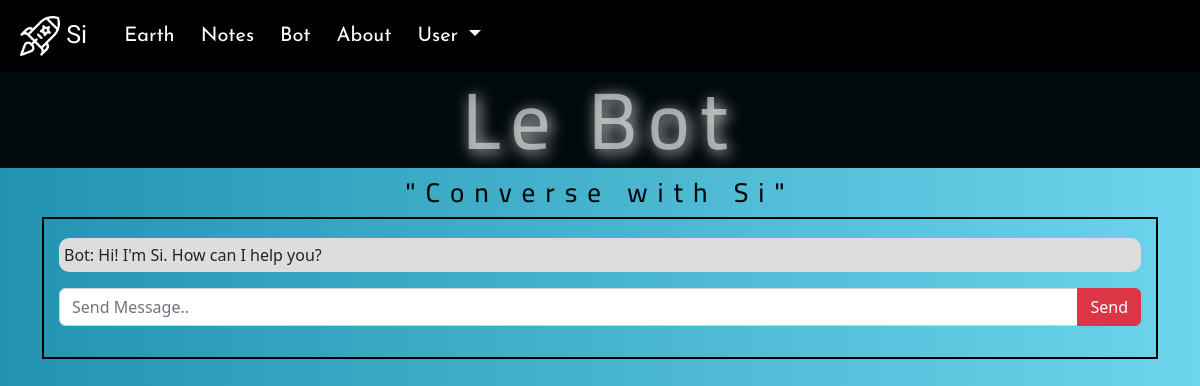
The app's page /bot (signed in), older data.
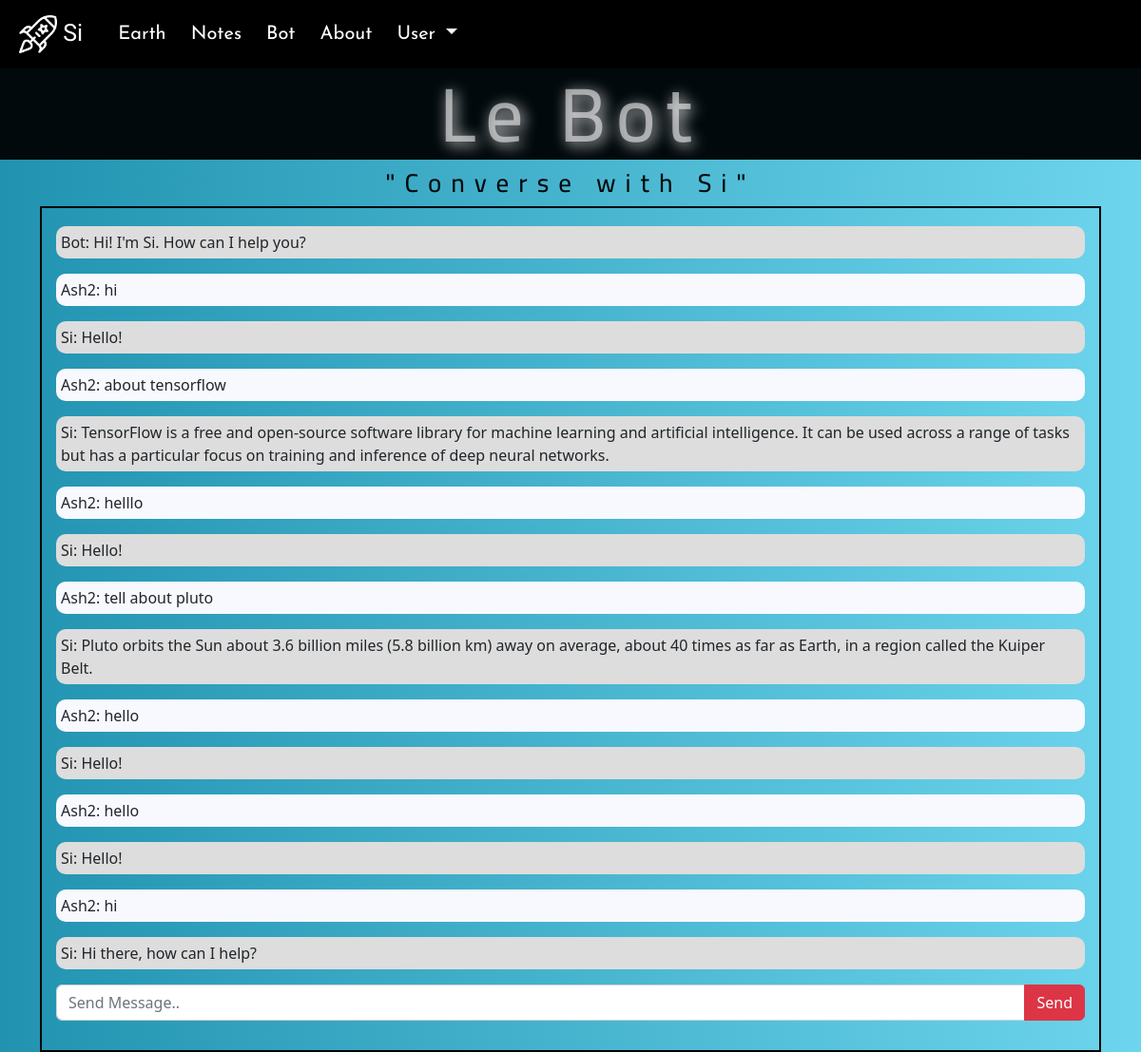
The same page, newer data.
### website/models.py (models this page shows)
class User(db.Model, UserMixin):
    __tablename__ = 'user'
    id = db.Column(db.Integer, primary_key=True)
    email = db.Column(db.String(150), unique = True)
    password = db.Column(db.String(150))
    name = db.Column(db.String(150))
    notes = db.relationship('Note')
    user_data = db.relationship('Conversations', backref='user')
    bot_data = db.relationship('Bot', backref='user')

class Bot(db.Model):
    __tablename__ = 'bot'
    id = db.Column(db.Integer,primary_key=True)
    user_input = db.Column(db.String(200), db.ForeignKey('conversations.user_inp'))
    bot_res = db.Column(db.String(200))
    u_id = db.Column(db.Integer, db.ForeignKey('user.id'))

### website/bot.py (the view, shortened to what this page needs)
@bot_bp.route('/bot',methods=['GET', 'POST'])
def bot():
    return render_template("cbot.html", user = current_user)

### website/__init__.py (called while the page is built)
def create_app():
    app = Flask(__name__)
    app.config['SECRET_KEY'] = 'hjshjhdjah kjshkjdhjs'
    app.config['SQLALCHEMY_DATABASE_URI'] = f'sqlite:///{DB_NAME}'
    db.init_app(app)
    from .views import views
    from .auth import auth
    from .bot import bot_bp
    app.register_blueprint(views, url_prefix='/')
    app.register_blueprint(auth, url_prefix='/')
    app.register_blueprint(bot_bp, url_prefix='/')
    from .models import User, Note
    with app.app_context():
        db.create_all()
    login_manager = LoginManager()
    login_manager.login_view = 'auth.login'
    login_manager.init_app(app)
    @login_manager.user_loader
    def load_user(id):
        return User.query.get(int(id))
    return app

### website/templates/cbot.html (shortened to what this page needs)
{% extends "base.html" %}
{% block header %}
 <link rel="stylesheet" href="{{url_for('static',filename='css/cbot_style.css')}}">
 {% endblock %}
{% block content %}
<center>
    <h1>Le Bot</h1>
    <h6 class="cosmos"> "Converse with Si"</h6>
</center>
    <div class="container">
        <div class="box" onload="scrollToBottom()">
            <div class="Bot" id="botMsg">
                <p id="text">Bot: Hi! I'm Si. How can I help you? </p>
            </div>
            {% for input in user.bot_data %}
                {% if input.u_id == user.id %}
                <div class="User" id="userMsg">
                    <p id="text">{{ user.name }}: {{ input.user_input }} </p>
                </div>
                    <div class="Bot" id="botMsg">
                            <p id="text"> Si: {{ input.bot_res }} </p>
                    </div>
                {% endif %}
            {% endfor %}
            <form method="POST" action='/bot'>
                <div class="input-group mb-3">
                    <input type="text" class="form-control" placeholder="Send Message.." id="userInp" name="userInp" onfocus=this.value=''>
                    <input type="Submit" value="Send" class="btn btn-danger" id="send">
                </div>
            </form>
        </div>
    </div>
{% endblock %}

### website/templates/base.html (shortened to what this page needs)
<!DOCTYPE html>
<html>
    <head>
        <link href="https://cdn.jsdelivr.net/npm/bootstrap@5.2.3/dist/css/bootstrap.min.css" rel="stylesheet">
        <link rel="stylesheet" href="{{url_for('static',filename='css/base_style.css')}}">
        {% block header %}{% endblock %}
    </head>
    <body>
          <nav class="navbar navbar-expand-lg sticky-top" id="navbar">
            <div class="container-fluid">
                <a class="navbar-brand p-2" href="/" style="font-size: 25px;color:white;font-family: 'Comfortaa', cursive;">
                  <img src="{{url_for('static',filename='images/icons/launch.png')}}" alt="Logo" class="d-inline-block allign-text-top" >
                    Si
                </a>
                <div class="collapse navbar-collapse" id="navbarSupportedContent">
                  <ul class="navbar-nav me-auto mb-2 mb-lg-0">
                    {% if user.is_authenticated %}
                    <li class="nav-item">
                      <a class="nav-link" href="/" aria-current="page">Earth</a>
                    </li>
                    <li class="nav-item">
                      <a class="nav-link" href="/notes">Notes</a>
                    </li>
                    <li class="nav-item">
                      <a class="nav-link" href="/bot">Bot</a>
                    </li>
                    <li class="nav-item">
                      <a class="nav-link" data-bs-toggle="offcanvas" href="#offcanvas" role="button" aria-controls="offcanvas">
                        About
                      </a>
                    </li>
                    <li class="nav-item dropdown">
                      <a class="nav-link dropdown-toggle" href="#" id="navbarDropdown" role="button" data-bs-toggle="dropdown" aria-expanded="false">
                        User
                      </a>
                    </li>
                    {% endif %}
                  </ul>
                </div>
            </div>
          </nav>
          {% block content %}
          {% endblock %}
    </body>
</html>

### website/static/css/base_style.css (style rules this page uses)
* { margin: 0; padding: 0; }
body { background-repeat: none; overflow: overlay; background-color: black; }
nav { padding: 0; margin: 0; }
.navbar { transition: 0.5s; background-color: rgb(0, 0, 0); }
.navbar-brand img { width: 40px; height: 40px; }
.nav-item { font-size: 20px; font-family: 'Josefin Sans', sans-serif; padding: 5px; }
.nav-item .nav-link { color: rgb(255, 255, 255); }
.cosmos { color: rgba(245, 245, 245, 0.578); font-family: 'Cairo', sans-serif; text-align: center; font-size: 27px; letter-spacing: 10px; height: fit-content; }

### website/static/css/cbot_style.css (style rules this page uses)
body { background-image: linear-gradient(to right,#2193b0,#6dd5ed); }
h1 { color: rgba(245, 245, 245, 0.578); text-shadow: 3px 3px 15px rgba(255, 255, 255, 0.85); background-color: #02090c; font-family: 'Cairo', sans-serif; text-align: center; font-size: 80px; letter-spacing: 10px; }
.box { border: 2px solid black; padding: 15px; }
#botMsg { margin: 4px 0px; border-radius: 10px; background-color: rgb(221, 221, 221); }
#userMsg { margin: 4px 0px; border-radius: 10px; background-color: ghostwhite; }
#text { padding: 5px; }
.cosmos { color: #02090c; font-family: 'Cairo', sans-serif; text-align: center; font-size: 27px; letter-spacing: 10px; height: fit-content; }

Row changes from the older to the newer data that the page shows:
added Bot: user_input "hi", bot_res "Hello!"
now on this page (row unchanged): User: name "Ash2"
added Bot: user_input "about tensorflow", bot_res "TensorFlow is a free and open-source software library for machine learning and artificial intelligence. It can be used across a range of tasks but has a particular focus on training and inference of deep neural networks."
added Bot: user_input "helllo", bot_res "Hello!"
added Bot: user_input "tell about pluto", bot_res "Pluto orbits the Sun about 3.6 billion miles (5.8 billion km) away on average, about 40 times as far as Earth, in a region called the Kuiper Belt."
added Bot: user_input "hello", bot_res "Hello!"
added Bot: user_input "hello", bot_res "Hello!"
added Bot: user_input "hi", bot_res "Hi there, how can I help?"
